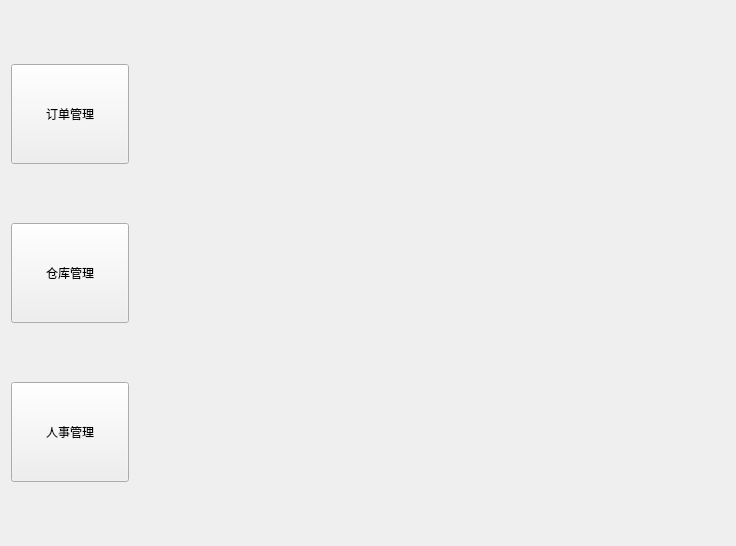
<?xml version="1.0" encoding="UTF-8"?>
<ui version="4.0">
 <class>CenterWidget</class>
 <widget class="QWidget" name="CenterWidget">
  <property name="geometry">
   <rect>
    <x>0</x>
    <y>0</y>
    <width>736</width>
    <height>546</height>
   </rect>
  </property>
  <property name="windowTitle">
   <string>Form</string>
  </property>
  <layout class="QHBoxLayout" name="horizontalLayout" stretch="1,5">
   <item>
    <layout class="QVBoxLayout" name="verticalLayout">
     <item>
      <widget class="QPushButton" name="pushButton">
       <property name="minimumSize">
        <size>
         <width>100</width>
         <height>100</height>
        </size>
       </property>
       <property name="text">
        <string>订单管理</string>
       </property>
      </widget>
     </item>
     <item>
      <widget class="QPushButton" name="pushButton_2">
       <property name="minimumSize">
        <size>
         <width>100</width>
         <height>100</height>
        </size>
       </property>
       <property name="text">
        <string>仓库管理</string>
       </property>
      </widget>
     </item>
     <item>
      <widget class="QPushButton" name="pushButton_3">
       <property name="minimumSize">
        <size>
         <width>100</width>
         <height>100</height>
        </size>
       </property>
       <property name="text">
        <string>人事管理</string>
       </property>
      </widget>
     </item>
    </layout>
   </item>
   <item>
    <widget class="QStackedWidget" name="stackedWidget">
     <widget class="QWidget" name="page"/>
     <widget class="QWidget" name="page_2"/>
    </widget>
   </item>
  </layout>
 </widget>
 <resources/>
 <connections/>
</ui>
